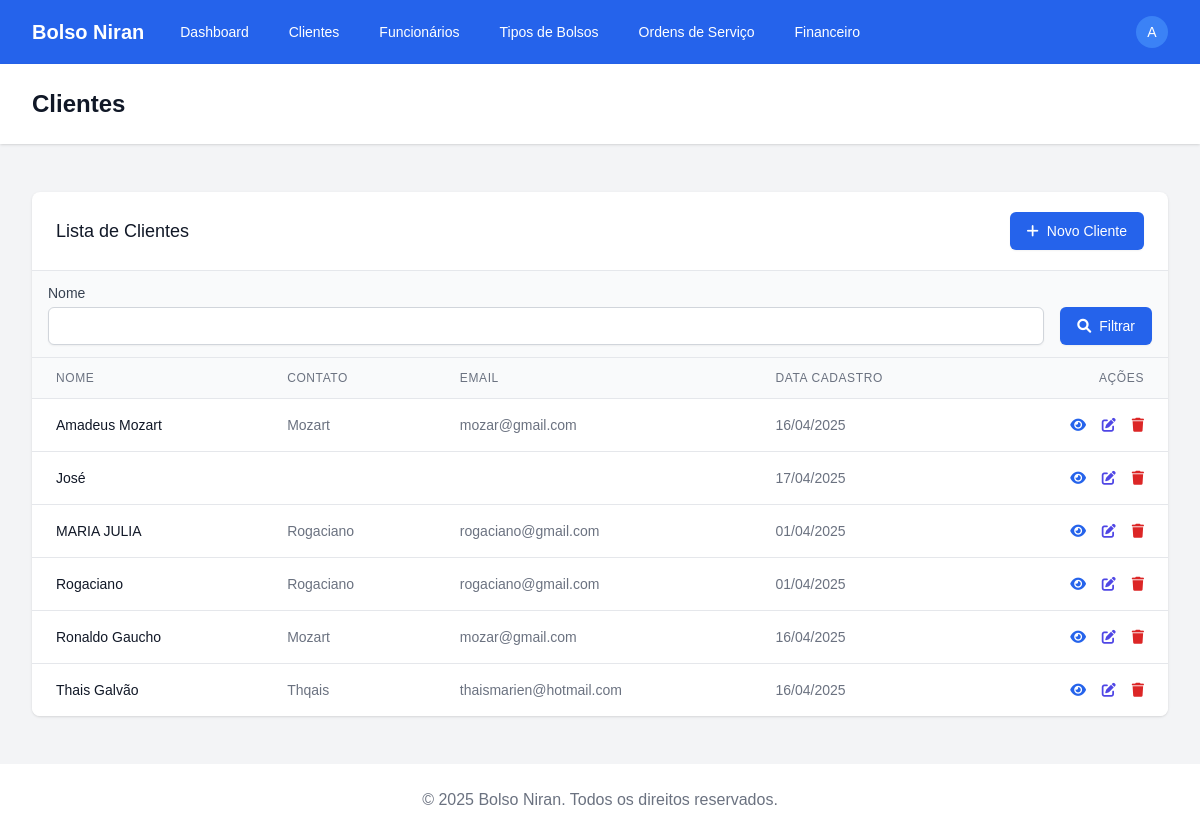
The app's page /clientes/ (signed in) with its own data.
### apps/clientes/models.py (models this page shows, shortened)
class Cliente(models.Model):
    nome = models.CharField(max_length=100)
    telefone = models.CharField(max_length=20)
    endereco = models.TextField()
    contato = models.CharField(max_length=100)
    email = models.EmailField(blank=True, null=True)
    data_cadastro = models.DateField(auto_now_add=True)
    class Meta:
        verbose_name = 'Cliente'
        verbose_name_plural = 'Clientes'
        ordering = ['nome']

### apps/clientes/views.py (the view)
# urls.py: path('', views.ClienteListView.as_view(), name='list'),
class ClienteListView(LoginRequiredMixin, ListView):
    model = Cliente
    template_name = 'clientes/cliente_list.html'
    context_object_name = 'clientes'
    def get_queryset(self):
        queryset = super().get_queryset()
        nome = self.request.GET.get('nome')
        if nome:
            queryset = queryset.filter(nome__icontains=nome)
        return queryset

### templates/clientes/cliente_list.html (shortened to what this page needs)
{% extends 'base.html' %}
{% block header %}Clientes{% endblock %}
{% block content %}
<div class="bg-white shadow overflow-hidden sm:rounded-lg">
  <div class="px-4 py-5 sm:px-6 flex justify-between items-center">
    <h2 class="text-lg leading-6 font-medium text-gray-900">Lista de Clientes</h2>
    <a href="{% url 'clientes:add' %}" class="inline-flex items-center px-4 py-2 border border-transparent text-sm font-medium rounded-md shadow-sm text-white bg-blue-600 hover:bg-blue-700 focus:outline-none focus:ring-2 focus:ring-offset-2 focus:ring-blue-500">
      <i class="fas fa-plus mr-2"></i> Novo Cliente
    </a>
  </div>
  <div class="px-4 py-3 bg-gray-50 border-t border-b border-gray-200">
    <form method="get" class="flex flex-wrap gap-4">
      <div class="flex-1 min-w-[200px] relative">
        <label for="nome" class="block text-sm font-medium text-gray-700">Nome</label>
        <input type="text" name="nome" id="nome" value="{{ request.GET.nome|default:'' }}"
               class="mt-1 block w-full border border-gray-300 rounded-md shadow-sm py-2 px-3 focus:outline-none focus:ring-blue-500 focus:border-blue-500 sm:text-sm"
               autocomplete="off">
      </div>
      <div class="flex items-end">
        <button type="submit" class="inline-flex items-center px-4 py-2 border border-transparent text-sm font-medium rounded-md shadow-sm text-white bg-blue-600 hover:bg-blue-700 focus:outline-none focus:ring-2 focus:ring-offset-2 focus:ring-blue-500">
          <i class="fas fa-search mr-2"></i> Filtrar
        </button>
      </div>
    </form>
  </div>
  <div class="overflow-x-auto">
    <table class="min-w-full divide-y divide-gray-200">
      <thead class="bg-gray-50">
        <tr>
          <th scope="col" class="px-6 py-3 text-left text-xs font-medium text-gray-500 uppercase tracking-wider">Nome</th>
          <th scope="col" class="px-6 py-3 text-left text-xs font-medium text-gray-500 uppercase tracking-wider">Contato</th>
          <th scope="col" class="px-6 py-3 text-left text-xs font-medium text-gray-500 uppercase tracking-wider">Email</th>
          <th scope="col" class="px-6 py-3 text-left text-xs font-medium text-gray-500 uppercase tracking-wider">Data Cadastro</th>
          <th scope="col" class="px-6 py-3 text-right text-xs font-medium text-gray-500 uppercase tracking-wider">Ações</th>
        </tr>
      </thead>
      <tbody class="bg-white divide-y divide-gray-200">
        {% for cliente in clientes %}
          <tr>
            <td class="px-6 py-4 whitespace-nowrap">
              <div class="text-sm font-medium text-gray-900">{{ cliente.nome }}</div>
            </td>
            <td class="px-6 py-4 whitespace-nowrap">
              <div class="text-sm text-gray-500">{{ cliente.contato }}</div>
            </td>
            <td class="px-6 py-4 whitespace-nowrap">
              <div class="text-sm text-gray-500">{{ cliente.email }}</div>
            </td>
            <td class="px-6 py-4 whitespace-nowrap">
              <div class="text-sm text-gray-500">{{ cliente.data_cadastro|date:"d/m/Y" }}</div>
            </td>
            <td class="px-6 py-4 whitespace-nowrap text-right text-sm font-medium">
              <a href="{% url 'clientes:detail' cliente.id %}" class="text-blue-600 hover:text-blue-900 mr-3">
                <i class="fas fa-eye"></i>
              </a>
              <a href="{% url 'clientes:edit' cliente.id %}" class="text-indigo-600 hover:text-indigo-900 mr-3">
                <i class="fas fa-edit"></i>
              </a>
              <a href="{% url 'clientes:delete' cliente.id %}" class="text-red-600 hover:text-red-900">
                <i class="fas fa-trash"></i>
              </a>
            </td>
          </tr>
        {% empty %}
          <tr>
            <td colspan="5" class="px-6 py-4 whitespace-nowrap text-center text-sm text-gray-500">
              Nenhum cliente encontrado.
            </td>
          </tr>
        {% endfor %}
      </tbody>
    </table>
  </div>
</div>
{% endblock %}

### templates/base.html (shortened to what this page needs)
<!DOCTYPE html>
{% load static %}
<html lang="pt-br">
<head>
  <script src="https://cdn.tailwindcss.com"></script>
  <link rel="stylesheet" href="https://cdnjs.cloudflare.com/ajax/libs/font-awesome/6.0.0/css/all.min.css" />
  <link rel="stylesheet" href="{% static 'css/custom.css' %}" />
</head>
<body class="bg-gray-100 min-h-screen">
  <div class="flex flex-col min-h-screen">
    <nav class="bg-blue-600 text-white shadow-md">
      <div class="max-w-7xl mx-auto px-4 sm:px-6 lg:px-8">
        <div class="flex justify-between h-16">
          <div class="flex">
            <div class="flex-shrink-0 flex items-center">
              <span class="text-xl font-bold">Bolso Niran</span>
            </div>
            <div class="hidden md:ml-6 md:flex md:items-center md:space-x-4">
              <a href="{% url 'dashboard:index' %}" class="px-3 py-2 rounded-md text-sm font-medium hover:bg-blue-700">Dashboard</a>
              <a href="{% url 'clientes:list' %}" class="px-3 py-2 rounded-md text-sm font-medium hover:bg-blue-700">Clientes</a>
              <a href="{% url 'funcionarios:list' %}" class="px-3 py-2 rounded-md text-sm font-medium hover:bg-blue-700">Funcionários</a>
              <a href="{% url 'catalogo:list' %}" class="px-3 py-2 rounded-md text-sm font-medium hover:bg-blue-700">Tipos de Bolsos</a>
              <a href="{% url 'ordens_servico:list' %}" class="px-3 py-2 rounded-md text-sm font-medium hover:bg-blue-700">Ordens de Serviço</a>
              <a href="{% url 'financeiro:list' %}" class="px-3 py-2 rounded-md text-sm font-medium hover:bg-blue-700">Financeiro</a>
            </div>
          </div>
          <div class="flex items-center">
            <div class="ml-3 relative" x-data="{ isOpen: false }">
              <div>
                <button @click="isOpen = !isOpen" class="flex text-sm rounded-full focus:outline-none focus:ring-2 focus:ring-offset-2 focus:ring-offset-blue-600 focus:ring-white">
                  <span class="inline-flex items-center justify-center h-8 w-8 rounded-full bg-blue-500">
                    <span class="text-sm font-medium leading-none text-white">
                      {% if user.is_authenticated %}
                        {{ user.username|first|upper }}
                      {% else %}
                        ?
                      {% endif %}
                    </span>
                  </span>
                </button>
              </div>
            </div>
          </div>
        </div>
      </div>
    </nav>
    <header class="bg-white shadow">
      <div class="max-w-7xl mx-auto py-6 px-4 sm:px-6 lg:px-8">
        <h1 class="text-2xl font-bold text-gray-900">
          {% block header %}{% endblock %}
        </h1>
      </div>
    </header>
    <main class="flex-grow">
      <div class="max-w-7xl mx-auto py-6 sm:px-6 lg:px-8">
        <div class="px-4 py-6 sm:px-0">
          {% block content %}{% endblock %}
        </div>
      </div>
    </main>
    <footer class="bg-white">
      <div class="max-w-7xl mx-auto py-6 px-4 overflow-hidden sm:px-6 lg:px-8">
        <p class="text-center text-gray-500">
          &copy; {% now "Y" %} Bolso Niran. Todos os direitos reservados.
        </p>
      </div>
    </footer>
  </div>
</body>
</html>

### static/css/custom.css (style rules this page uses)
body { font-family: 'Arial', sans-serif; background-color: #f8f9fa; }

### records on screen
Cliente: nome "Amadeus Mozart", contato "Mozart", email "mozar@gmail.com", data_cadastro "16/04/2025"
Cliente: nome "José", data_cadastro "17/04/2025"
Cliente: nome "MARIA JULIA", contato "Rogaciano", email "rogaciano@gmail.com", data_cadastro "01/04/2025"
Cliente: nome "Rogaciano", contato "Rogaciano", email "rogaciano@gmail.com", data_cadastro "01/04/2025"
Cliente: nome "Ronaldo Gaucho", contato "Mozart", email "mozar@gmail.com", data_cadastro "16/04/2025"
Cliente: nome "Thais Galvão", contato "Thqais", email "thaismarien@hotmail.com", data_cadastro "16/04/2025"

### other values on screen
{{ user.username|first|upper }} "A"
